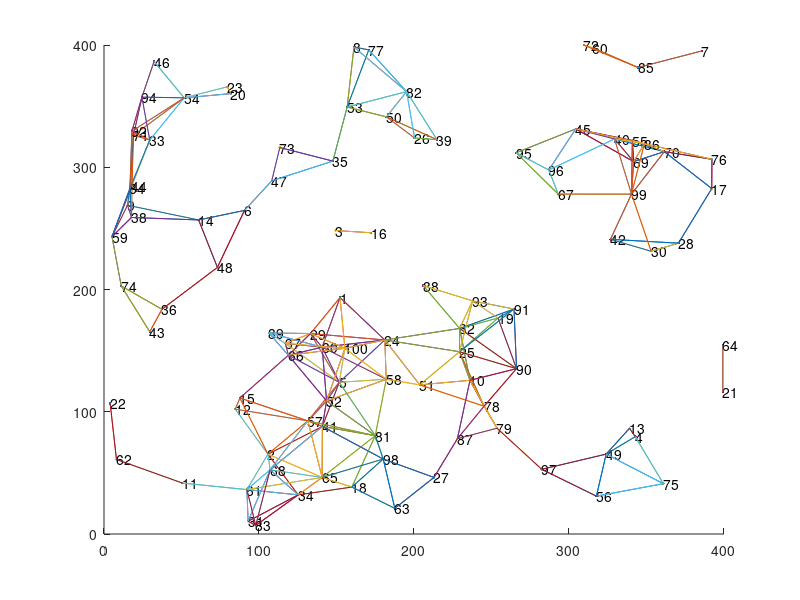

MATLAB code for this plot:
%% Aditya Pathak, adityapathak1515@gmail.com
%function sensor_network = system_model(x)  %uncomment to create a function 
%Simple Example of generating the nodes in MATLAB.
%Here is example to create node manually in MATLAB.
clc;
clear all;
close all;
BeconX=400;
BeconY=400; 
%axis on; 
%gcf;
hold on;
hbecon=plot(BeconX,BeconY,'s'); 
set(hbecon,'color','red','LineWidth',19);
%Basic part of code is to randomly place the sensor nodes in the given
%space then connecting each two nodes if the distance between them less than or equal to the communication radius.
% clear;
noOfNodes = 100;
%rand('state', 6);
figure(1);
clf;
hold on;
L = 400;
R = 50; % maximum range in meters;
netXloc = rand(1,noOfNodes)*L;
netYloc = rand(1,noOfNodes)*L;
for i = 1:noOfNodes
    plot(netXloc(i), netYloc(i), '.');
    text(netXloc(i), netYloc(i), num2str(i));
        for j = 1:noOfNodes
        distance = sqrt((netXloc(i) - netXloc(j))^2 + (netYloc(i) - netYloc(j))^2);
        if distance <= R
            matrix(i, j) = 1;  % there is a link;
            line([netXloc(i) netXloc(j)], [netYloc(i) netYloc(j)], 'LineStyle', '-');
            nbr(i,j) = 1; %neighbour link;
           % disp(nbr(i,j));
        else
            matrix(i, j) = inf;
        end
        end
end